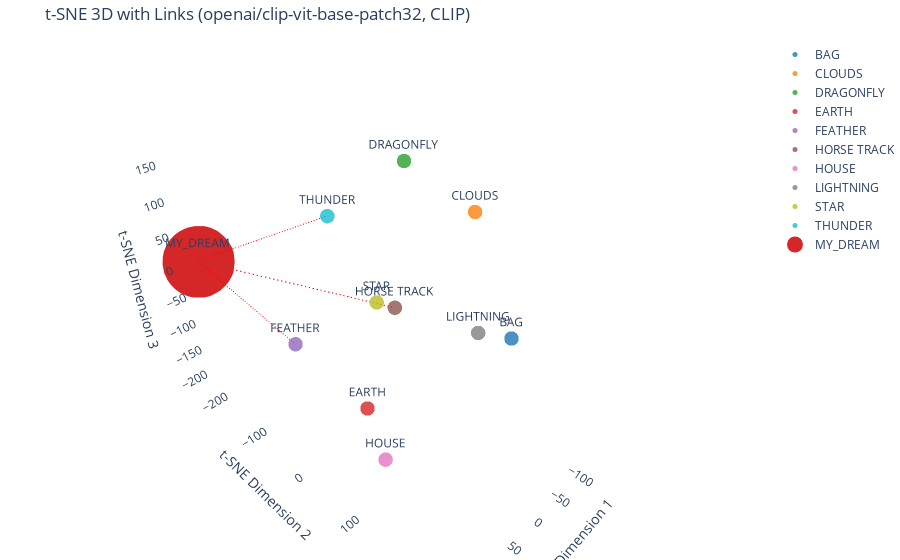

Notebook source saved alongside this figure:
### Code cell
import numpy as np
import plotly.graph_objects as go
from sklearn.manifold import TSNE
import pandas as pd
import os
from transformers import CLIPTokenizer, CLIPModel
from sentence_transformers import SentenceTransformer
import torch
from scipy.spatial.distance import cdist

# Define a color palette for the symbols
symbol_colors = [
    "#1f77b4",  # Blue
    "#ff7f0e",  # Orange
    "#2ca02c",  # Green
    "#d62728",  # Red
    "#9467bd",  # Purple
    "#8c564b",  # Brown
    "#e377c2",  # Pink
    "#7f7f7f",  # Gray
    "#bcbd22",  # Olive
    "#17becf",  # Cyan
    "#d62728"   # Highlighted Red for MY_DREAM
]

def compute_dream_embedding(model_name, sentence, model_type="CLIP"):
    """
    Compute the embedding for the dream sentence using the specified model.
    """
    if model_type == "CLIP":
        tokenizer = CLIPTokenizer.from_pretrained(model_name)
        model = CLIPModel.from_pretrained(model_name)
        tokenized = tokenizer(sentence, return_tensors="pt", padding=True, truncation=True)
        with torch.no_grad():
            embedding = model.get_text_features(**tokenized).squeeze(0).numpy()
    elif model_type == "SBERT":
        model = SentenceTransformer(model_name)
        embedding = model.encode(sentence)
    else:
        raise ValueError("Invalid model_type. Choose 'CLIP' or 'SBERT'.")
    return embedding

def plot_tsne_3d_with_links(mean_embeddings, dream_embedding, labels, title, output_path, perplexity=30, n_iter=1000, top_n=3):
    """
    Perform t-SNE and plot the 3D results, including dashed lines linking "MY_DREAM" to the top-N closest symbols.
    """
    # Add the dream embedding to the mean embeddings
    all_embeddings = np.vstack([mean_embeddings, dream_embedding])
    
    # Perform t-SNE in 3D
    tsne = TSNE(n_components=3, perplexity=perplexity, n_iter=n_iter, random_state=42)
    tsne_results = tsne.fit_transform(all_embeddings)
    
    # Split results into X, Y, Z
    x, y, z = tsne_results[:, 0], tsne_results[:, 1], tsne_results[:, 2]
    
    # Compute distances from MY_DREAM to all other points
    dream_idx = len(labels) - 1  # Index of MY_DREAM
    distances = cdist([tsne_results[dream_idx]], tsne_results[:-1])  # Exclude MY_DREAM itself
    closest_indices = distances.argsort()[0][:top_n]  # Indices of top-N closest symbols
    
    # Create a 3D scatter plot
    fig = go.Figure()

    for i, label in enumerate(labels):
        fig.add_trace(go.Scatter3d(
            x=[x[i]], y=[y[i]], z=[z[i]],
            mode='markers+text',
            marker=dict(
                size=25 if label == "MY_DREAM" else 5,
                color=symbol_colors[i],
                opacity=1.0 if label == "MY_DREAM" else 0.8
            ),
            text=[label],
            textposition="top center",
            name=label
        ))
        
    # Add dashed lines connecting MY_DREAM to closest symbols
    for idx in closest_indices:
        fig.add_trace(go.Scatter3d(
            x=[x[dream_idx], x[idx]],
            y=[y[dream_idx], y[idx]],
            z=[z[dream_idx], z[idx]],
            mode='lines',
            line=dict(color="red", dash="dash", width=2),
            showlegend=False
        ))
    
    # Update layout for better visualization
    # Update layout for better visualization
    fig.update_layout(
        title=title,
        scene=dict(
            xaxis=dict(
                title="t-SNE Dimension 1",
                showbackground=False,  # Remove background plane
                showgrid=False,        # Remove gridlines
                zeroline=False         # Remove axis line at zero
            ),
            yaxis=dict(
                title="t-SNE Dimension 2",
                showbackground=False,  # Remove background plane
                showgrid=False,        # Remove gridlines
                zeroline=False         # Remove axis line at zero
            ),
            zaxis=dict(
                title="t-SNE Dimension 3",
                showbackground=False,  # Remove background plane
                showgrid=False,        # Remove gridlines
                zeroline=False         # Remove axis line at zero
            )
        ),
        margin=dict(l=0, r=0, b=0, t=40)
    )
    
    fig.write_html(output_path)
    fig.show()

def load_and_plot_tsne_3d_with_links(mean_dir, model_name, dream_sentence, model_type="CLIP", perplexity=30, n_iter=1000, top_n=3):
    """
    Load mean embedding file, compute dream embedding, and create a 3D t-SNE plot with links to closest symbols.
    """
    # Load mean embeddings
    sanitized_model_name = model_name.replace('/', '_').replace('-', '_')
    mean_csv = os.path.join(mean_dir, f"{sanitized_model_name}_mean_embeddings.csv")
    
    if not os.path.exists(mean_csv):
        print(f"Mean embedding file not found for model: {model_name}. Skipping...")
        return
    
    mean_embeddings = pd.read_csv(mean_csv, header=None).values
    
    # Compute the embedding for the dream
    dream_embedding = compute_dream_embedding(model_name, dream_sentence, model_type)
    
    # Plot t-SNE with the dream embedding and links
    plot_tsne_3d_with_links(
        mean_embeddings=mean_embeddings,
        dream_embedding=dream_embedding,
        labels=symbol_labels,
        title=f"t-SNE 3D with Links ({model_name}, {model_type})",
        output_path=f"tsne_3d_with_links_{sanitized_model_name}_{model_type}.html",
        perplexity=perplexity,
        n_iter=n_iter,
        top_n=top_n
    )


symbol_labels = [
    "BAG", "CLOUDS", "DRAGONFLY", "EARTH", "FEATHER", 
    "HORSE TRACK", "HOUSE", "LIGHTNING", "STAR", "THUNDER", "MY_DREAM"
]

dream_sentence = "There a was a messenger next to me, it was flying around. The power was embodying me."

mean_dir = "../output/embeddings/text_mean_embeddings"
clip_model_name = "openai/clip-vit-base-patch32"

sbert_model_name = "all-MiniLM-L6-v2"

load_and_plot_tsne_3d_with_links(
    mean_dir=mean_dir,
    model_name=clip_model_name,
    dream_sentence=dream_sentence,
    model_type="CLIP",
    perplexity=7,
    n_iter=1000
)

### Figure 1 — Plotly figure (JSON) as saved in the notebook; plotly's stock layout.template omitted (floating-point values rounded to 4 significant figures)
{"data": [{"marker": {"color": "#1f77b4", "opacity": 0.8, "size": 5}, "mode": "markers+text", "name": "BAG", "text": ["BAG"], "textposition": "top center", "type": "scatter3d", "x": [58.95], "y": [220.3], "z": [90.42]}, {"marker": {"color": "#ff7f0e", "opacity": 0.8, "size": 5}, "mode": "markers+text", "name": "CLOUDS", "text": ["CLOUDS"], "textposition": "top center", "type": "scatter3d", "x": [-122.1], "y": [35.69], "z": [90.54]}, {"marker": {"color": "#2ca02c", "opacity": 0.8, "size": 5}, "mode": "markers+text", "name": "DRAGONFLY", "text": ["DRAGONFLY"], "textposition": "top center", "type": "scatter3d", "x": [-15.33], "y": [8.231], "z": [183.3]}, {"marker": {"color": "#d62728", "opacity": 0.8, "size": 5}, "mode": "markers+text", "name": "EARTH", "text": ["EARTH"], "textposition": "top center", "type": "scatter3d", "x": [21.21], "y": [-19.44], "z": [-198.2]}, {"marker": {"color": "#9467bd", "opacity": 0.8, "size": 5}, "mode": "markers+text", "name": "FEATHER", "text": ["FEATHER"], "textposition": "top center", "type": "scatter3d", "x": [106.0], "y": [-63.35], "z": [-53.31]}, {"marker": {"color": "#8c564b", "opacity": 0.8, "size": 5}, "mode": "markers+text", "name": "HORSE TRACK", "text": ["HORSE TRACK"], "textposition": "top center", "type": "scatter3d", "x": [-89.98], "y": [-72.72], "z": [-100.3]}, {"marker": {"color": "#e377c2", "opacity": 0.8, "size": 5}, "mode": "markers+text", "name": "HOUSE", "text": ["HOUSE"], "textposition": "top center", "type": "scatter3d", "x": [108.7], "y": [103.7], "z": [-135.8]}, {"marker": {"color": "#7f7f7f", "opacity": 0.8, "size": 5}, "mode": "markers+text", "name": "LIGHTNING", "text": ["LIGHTNING"], "textposition": "top center", "type": "scatter3d", "x": [-59.78], "y": [103.0], "z": [-34.41]}, {"marker": {"color": "#bcbd22", "opacity": 0.8, "size": 5}, "mode": "markers+text", "name": "STAR", "text": ["STAR"], "textposition": "top center", "type": "scatter3d", "x": [79.32], "y": [59.63], "z": [61.66]}, {"marker": {"color": "#17becf", "opacity": 0.8, "size": 5}, "mode": "markers+text", "name": "THUNDER", "text": ["THUNDER"], "textposition": "top center", "type": "scatter3d", "x": [-4.328], "y": [-118.3], "z": [71.12]}, {"marker": {"color": "#d62728", "opacity": 1, "size": 25}, "mode": "markers+text", "name": "MY_DREAM", "text": ["MY_DREAM"], "textposition": "top center", "type": "scatter3d", "x": [130.7], "y": [-240.0], "z": [6.455]}, {"line": {"color": "red", "dash": "dash", "width": 2}, "mode": "lines", "showlegend": false, "type": "scatter3d", "x": [130.7, 106.0], "y": [-240.0, -63.35], "z": [6.455, -53.31]}, {"line": {"color": "red", "dash": "dash", "width": 2}, "mode": "lines", "showlegend": false, "type": "scatter3d", "x": [130.7, -4.328], "y": [-240.0, -118.3], "z": [6.455, 71.12]}, {"line": {"color": "red", "dash": "dash", "width": 2}, "mode": "lines", "showlegend": false, "type": "scatter3d", "x": [130.7, -89.98], "y": [-240.0, -72.72], "z": [6.455, -100.3]}], "layout": {"margin": {"b": 0, "l": 0, "r": 0, "t": 40}, "scene": {"xaxis": {"showbackground": false, "showgrid": false, "title": {"text": "t-SNE Dimension 1"}, "zeroline": false}, "yaxis": {"showbackground": false, "showgrid": false, "title": {"text": "t-SNE Dimension 2"}, "zeroline": false}, "zaxis": {"showbackground": false, "showgrid": false, "title": {"text": "t-SNE Dimension 3"}, "zeroline": false}}, "title": {"text": "t-SNE 3D with Links (openai/clip-vit-base-patch32, CLIP)"}}}
